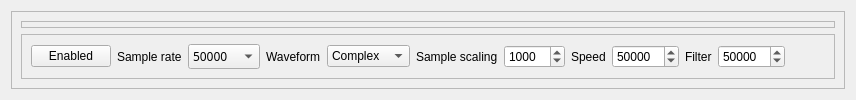
        <widget class="QWidget" name="tabTime">
         <attribute name="title">
          <string>Time Domain</string>
         </attribute>
         <layout class="QGridLayout" name="gridLayout_19">
          <item row="0" column="0">
           <widget class="QFrame" name="frame_4">
            <property name="frameShape">
             <enum>QFrame::StyledPanel</enum>
            </property>
            <property name="frameShadow">
             <enum>QFrame::Raised</enum>
            </property>
            <layout class="QVBoxLayout" name="verticalLayout_10">
             <item>
              <widget class="CTimePlotter" name="timePlotter">
               <property name="frameShape">
                <enum>QFrame::StyledPanel</enum>
               </property>
               <property name="frameShadow">
                <enum>QFrame::Raised</enum>
               </property>
              </widget>
             </item>
             <item>
              <widget class="QFrame" name="frame_8">
               <property name="sizePolicy">
                <sizepolicy hsizetype="Preferred" vsizetype="Fixed">
                 <horstretch>0</horstretch>
                 <verstretch>0</verstretch>
                </sizepolicy>
               </property>
               <property name="frameShape">
                <enum>QFrame::StyledPanel</enum>
               </property>
               <property name="frameShadow">
                <enum>QFrame::Raised</enum>
               </property>
               <layout class="QHBoxLayout" name="horizontalLayout_13">
                <item>
                 <widget class="QPushButton" name="enableTimeDomainButton">
                  <property name="text">
                   <string>Enabled</string>
                  </property>
                  <property name="icon">
                   <iconset>
                    <normalon>:/res/Button-Blank-Yellow-icon.png</normalon>
                    <activeoff>:/res/Button-Blank-Gray-icon.png</activeoff>
                   </iconset>
                  </property>
                  <property name="checkable">
                   <bool>true</bool>
                  </property>
                 </widget>
                </item>
                <item>
                 <widget class="QLabel" name="label_71">
                  <property name="text">
                   <string>Sample rate</string>
                  </property>
                 </widget>
                </item>
                <item>
                 <widget class="QComboBox" name="timeSampleRateBox">
                  <property name="font">
                   <font>
                    <family>Sans Serif</family>
                    <pointsize>9</pointsize>
                    <weight>50</weight>
                    <italic>false</italic>
                    <bold>false</bold>
                   </font>
                  </property>
                  <property name="toolTip">
                   <string>Set sample rate</string>
                  </property>
                  <property name="styleSheet">
                   <string notr="true">font: 9pt &quot;Sans Serif&quot;;
</string>
                  </property>
                  <property name="currentIndex">
                   <number>3</number>
                  </property>
                  <item>
                   <property name="text">
                    <string>5000</string>
                   </property>
                  </item>
                  <item>
                   <property name="text">
                    <string>10000</string>
                   </property>
                  </item>
                  <item>
                   <property name="text">
                    <string>20000</string>
                   </property>
                  </item>
                  <item>
                   <property name="text">
                    <string>50000</string>
                   </property>
                  </item>
                  <item>
                   <property name="text">
                    <string>100000</string>
                   </property>
                  </item>
                  <item>
                   <property name="text">
                    <string>200000</string>
                   </property>
                  </item>
                  <item>
                   <property name="text">
                    <string>500000</string>
                   </property>
                  </item>
                 </widget>
                </item>
                <item>
                 <widget class="QLabel" name="label_72">
                  <property name="text">
                   <string>Waveform</string>
                  </property>
                 </widget>
                </item>
                <item>
                 <widget class="QComboBox" name="waveformComboBox">
                  <property name="currentIndex">
                   <number>0</number>
                  </property>
                  <item>
                   <property name="text">
                    <string>Complex</string>
                   </property>
                  </item>
                  <item>
                   <property name="text">
                    <string>Real</string>
                   </property>
                  </item>
                  <item>
                   <property name="text">
                    <string>Imaginary</string>
                   </property>
                  </item>
                 </widget>
                </item>
                <item>
                 <widget class="QLabel" name="label_68">
                  <property name="text">
                   <string>Sample scaling</string>
                  </property>
                 </widget>
                </item>
                <item>
                 <widget class="QSpinBox" name="spinBoxSampleScaling">
                  <property name="toolTip">
                   <string>Scale sample amplitudes with this value</string>
                  </property>
                  <property name="minimum">
                   <number>1</number>
                  </property>
                  <property name="maximum">
                   <number>50000</number>
                  </property>
                  <property name="singleStep">
                   <number>100</number>
                  </property>
                  <property name="value">
                   <number>1000</number>
                  </property>
                 </widget>
                </item>
                <item>
                 <widget class="QLabel" name="label_69">
                  <property name="text">
                   <string>Speed</string>
                  </property>
                 </widget>
                </item>
                <item>
                 <widget class="QSpinBox" name="spinBoxSampleWindow">
                  <property name="toolTip">
                   <string>How many samples to update at once</string>
                  </property>
                  <property name="maximum">
                   <number>100000</number>
                  </property>
                  <property name="singleStep">
                   <number>100</number>
                  </property>
                  <property name="value">
                   <number>50000</number>
                  </property>
                 </widget>
                </item>
                <item>
                 <widget class="QLabel" name="label_70">
                  <property name="text">
                   <string>Filter</string>
                  </property>
                 </widget>
                </item>
                <item>
                 <widget class="QSpinBox" name="spinBoxTimeFilterWidth">
                  <property name="toolTip">
                   <string>How many samples to update at once</string>
                  </property>
                  <property name="minimum">
                   <number>100</number>
                  </property>
                  <property name="maximum">
                   <number>250000</number>
                  </property>
                  <property name="singleStep">
                   <number>1000</number>
                  </property>
                  <property name="value">
                   <number>50000</number>
                  </property>
                 </widget>
                </item>
                <item>
                 <spacer name="horizontalSpacer_24">
                  <property name="orientation">
                   <enum>Qt::Horizontal</enum>
                  </property>
                  <property name="sizeHint" stdset="0">
                   <size>
                    <width>40</width>
                    <height>20</height>
                   </size>
                  </property>
                 </spacer>
                </item>
               </layout>
              </widget>
             </item>
            </layout>
           </widget>
          </item>
         </layout>
        </widget>
